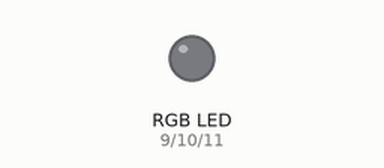
Simulated run of this sketch. Board: Arduino Uno, built with avr-gcc and run on an emulated ATmega328P. On the bench: an RGB LED mixed from three pins (HIGH = lit). Dim RGB values are drawn brighter than linear; random numbers use the default seed unless the sketch sets one.

Above: at 0.15 s.
At 2.61 s:
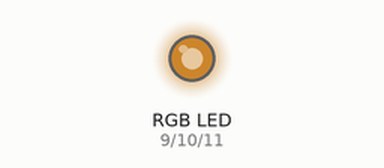
At 4.78 s:
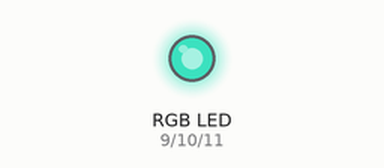
At 9.33 s:
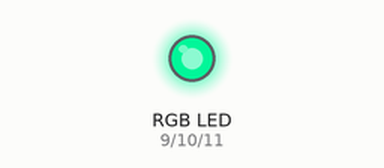
At 17.35 s:
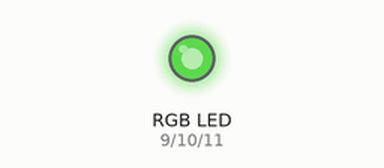
At 34.8 s:
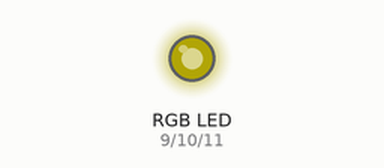
Timing chart, 0 to 40.0 s (numbered marks = the images above):
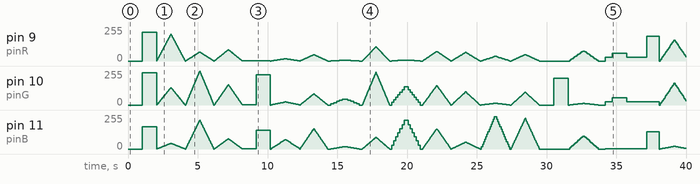

The sketch:

Smooth_RGB_Led.ino
```cpp
const int pinR = 9;
const int pinG = 10;
const int pinB = 11;

void setup() {
  pinMode(pinR, OUTPUT);
  pinMode(pinG, OUTPUT);
  pinMode(pinB, OUTPUT);
}

void loop() {
    smoothTransition(random(0, 256), random(0, 256), random(0, 256));
}

void smoothTransition(int red, int green, int blue) {
  const int MIN = min(red, min(green, blue));
  const int MAX = max(red, max(green, blue));

  float stepSizeR = (float)red / MIN;
  float stepSizeG = (float)green / MIN;
  float stepSizeB = (float)blue / MIN;

  for (float r = 0, g = 0, b = 0;
       r <= stepSizeR * MIN || g <= stepSizeG * MIN || b <= stepSizeB * MIN;
       r += stepSizeR, g += stepSizeG, b += stepSizeB) {
    setColor(r, g, b);
    delay(1024.0 / MIN);
  }

  for (float r = red, g = green, b = blue; r > 0 || g > 0 || b > 0;
       r -= stepSizeR, g -= stepSizeG, b -= stepSizeB) {
    setColor(r, g, b);
    delay(1024.0 / MIN);
  }
}

void setColor(int red, int green, int blue) {
  analogWrite(pinR, red);
  analogWrite(pinG, green);
  analogWrite(pinB, blue);
}
```
